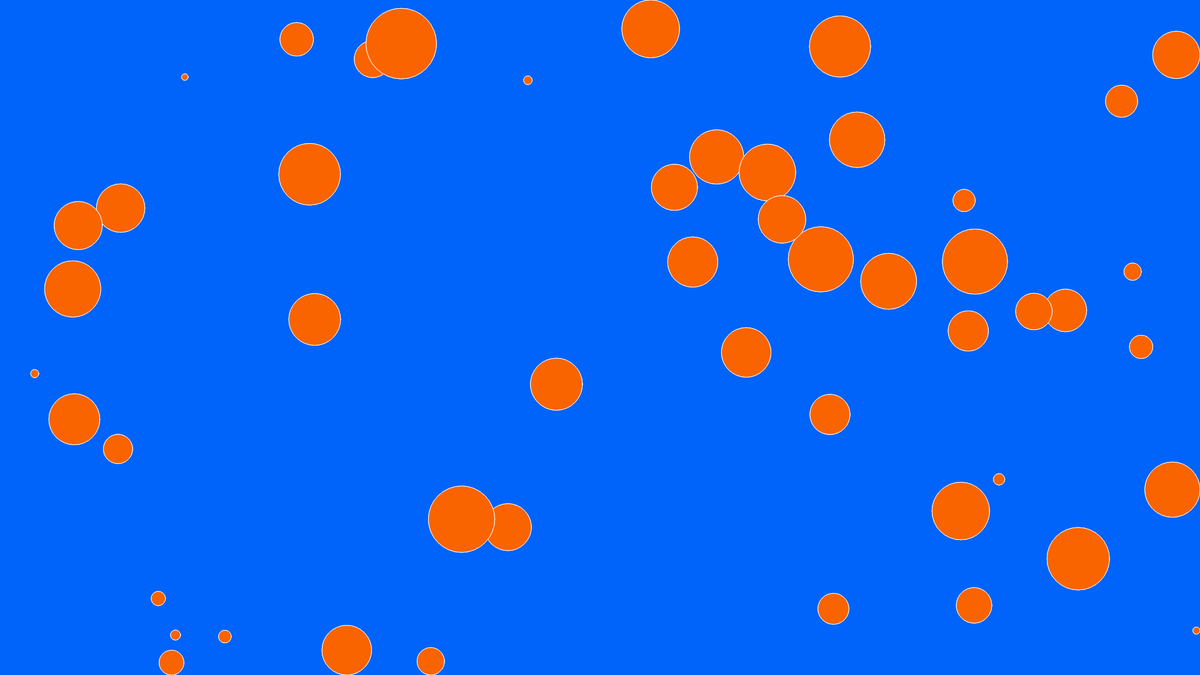
Frame 1 (no input)
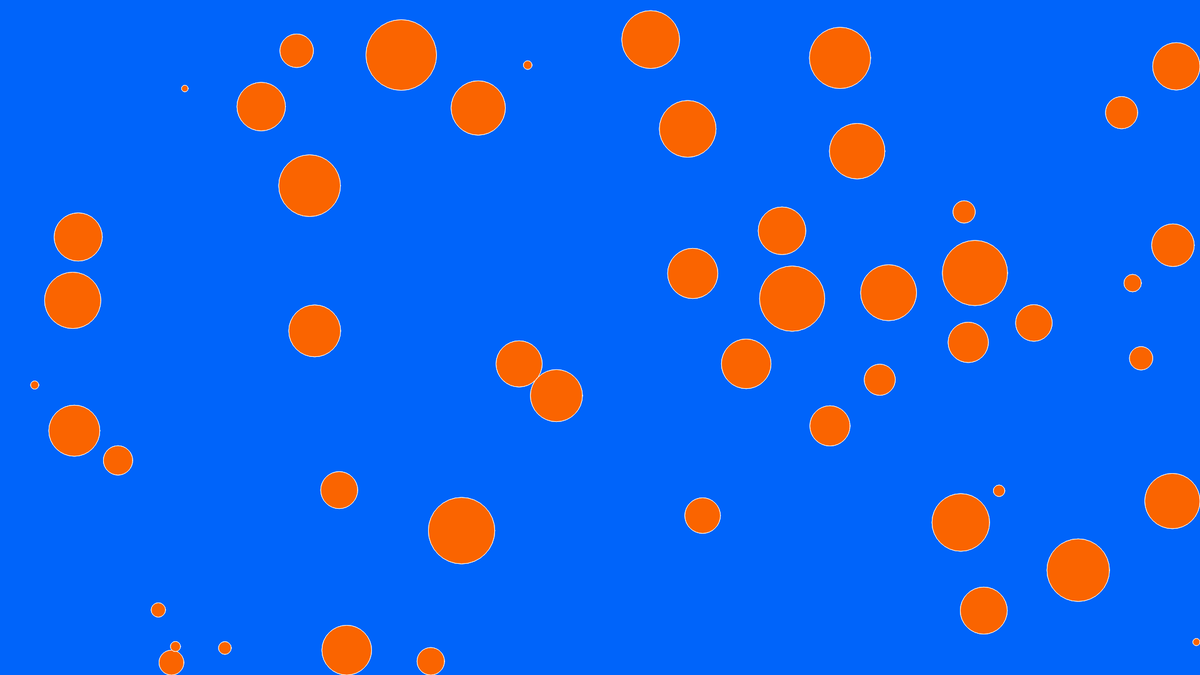
Frame 60 (no input)
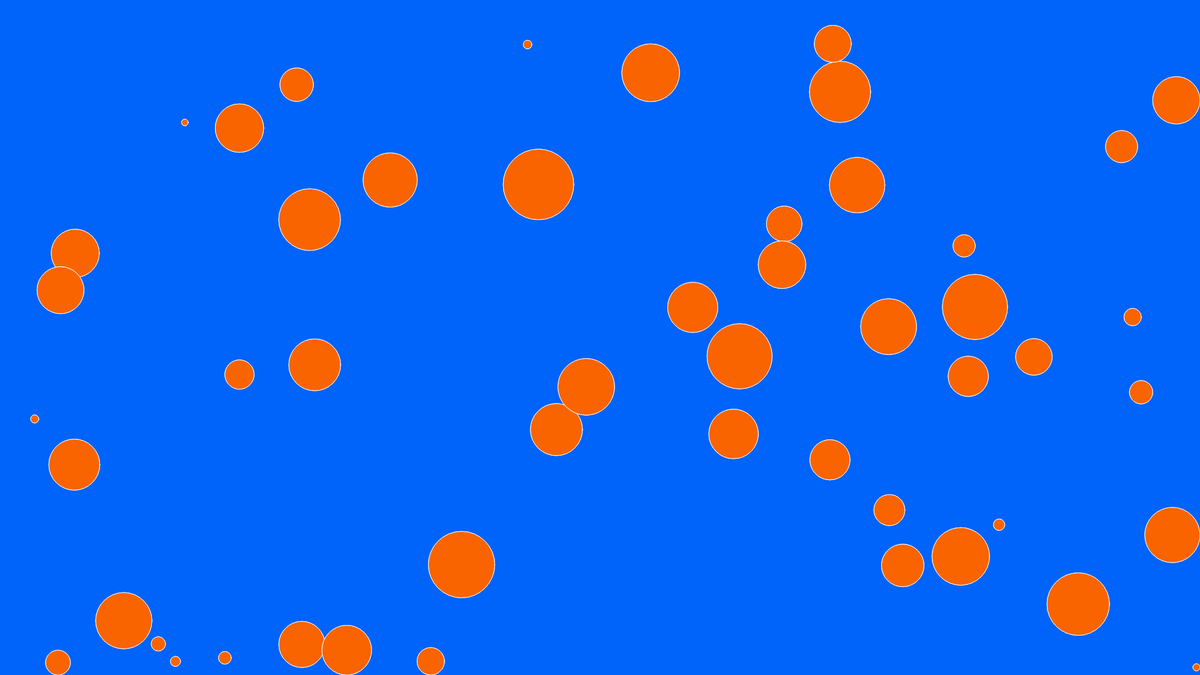
Frame 120 (the mouse pressed at the canvas centre since frame 60)

The p5.js sketch that drew these frames (run headless with seeded random() and noise() and a simulated clock; from frame 60 on, the mouse is pressed at the canvas centre):

// p5.js sketch
// ── sketch.js
var numBalls = 50;
var bounce = 0.5;
var grav = 0.01;
var fric = -1;
var balls = [];


function setup() {
  createCanvas(1920, 1080);
  for (var i = 0; i < numBalls; i++) {
    balls[i] = new Ball(
      random(width),
      random(height),
      random(10, 115),
      i,
      balls
    );
  }
  stroke(900);
  fill(250, 100, 0);
}

function draw() {
  background(0, 100, 250);
  balls.forEach(ball => {
    ball.collide();
    ball.move();
    ball.display();
  });
}

function Ball(xin, yin, din, idin, oin) {
  this.x = xin;
  this.y = yin;
  var vx = 0;
  var vy = 0;
  this.diameter = din;
  this.id = idin;
  this.others = oin;
  this.hue = random(0, 50)

  this.collide = function() {
    for (var i = this.id + 1; i < numBalls; i++) {
      var dx = this.others[i].x - this.x;
      var dy = this.others[i].y - this.y;
      var distance = sqrt(dx * dx + dy * dy);
      var minDist = this.others[i].diameter / 2 + this.diameter / 2;
      if (distance < minDist) {
        var angle = atan2(dy, dx);
        var targetX = this.x + cos(angle) * minDist;
        var targetY = this.y + sin(angle) * minDist;
        var ax = (targetX - this.others[i].x) * bounce;
        var ay = (targetY - this.others[i].y) * bounce;
        vx -= ax;
        vy -= ay;
        this.others[i].vx += ax;
        this.others[i].vy += ay;
        this.hue = random(0, 200)
      }
    }
  };

  this.move = function() {
    vy += grav;
    this.x += vx;
    this.y += vy;
    if (this.x + this.diameter / 2 > width) {
      this.x = width - this.diameter / 2;
      vx *= fric;
    } else if (this.x - this.diameter / 2 < 0) {
      this.x = this.diameter / 2;
      vx *= fric;
      this.hue = random(0, 200)
    }
    if (this.y + this.diameter / 2 > height) {
      this.y = height - this.diameter / 2;
      vy *= fric;
    } else if (this.y - this.diameter / 2 < 0) {
      this.y = this.diameter / 2;
      vy *= fric;
      this.hue = random(0, 100)
    }
  };

  this.display = function() {
    ellipse(this.x, this.y, this.diameter, this.diameter);
    ellipse(this.x, this.y, this.diameter, this.diameter);
    this.hue = random(0, 100)
  };
  
}
